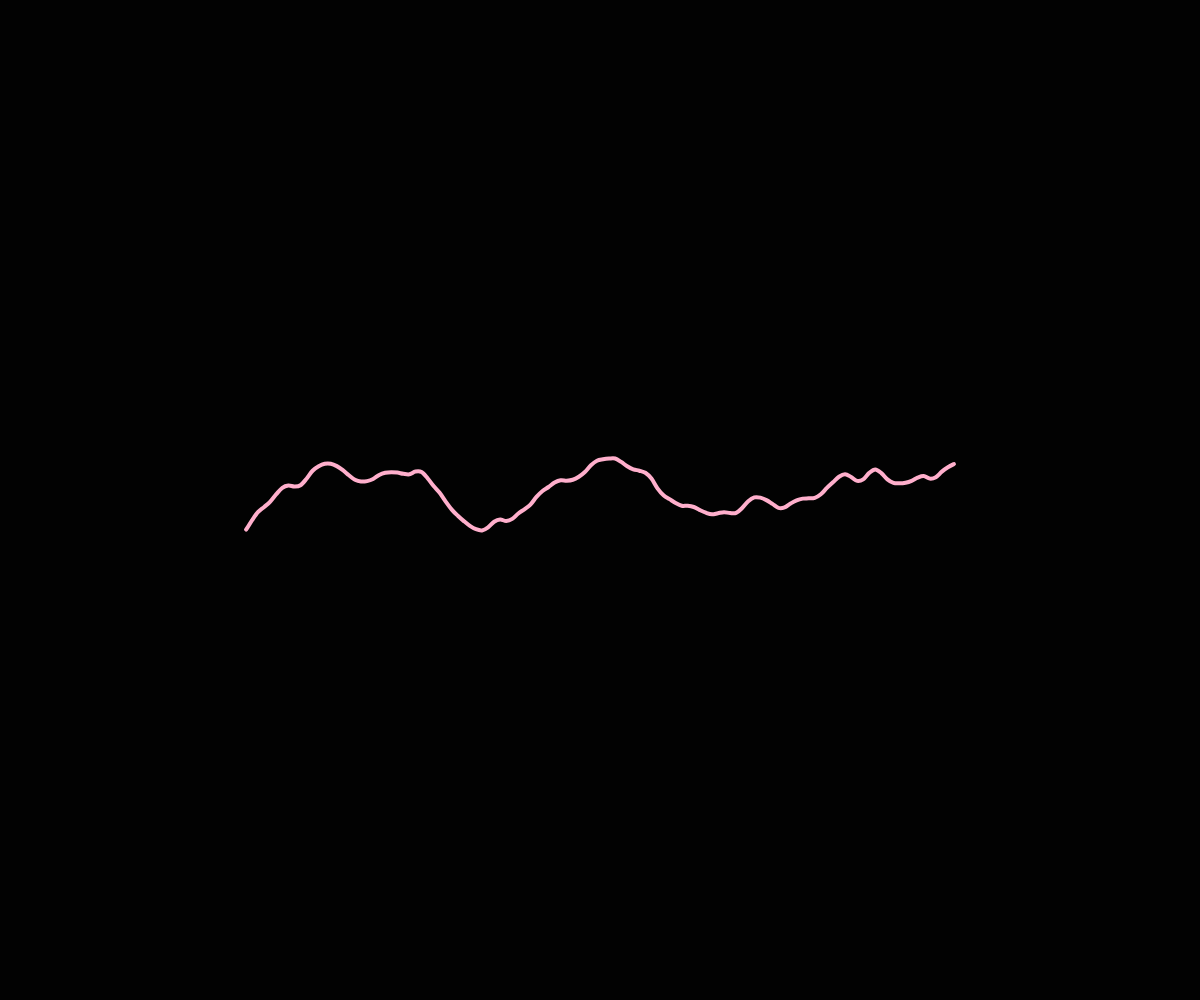
Frame 1 (no input)
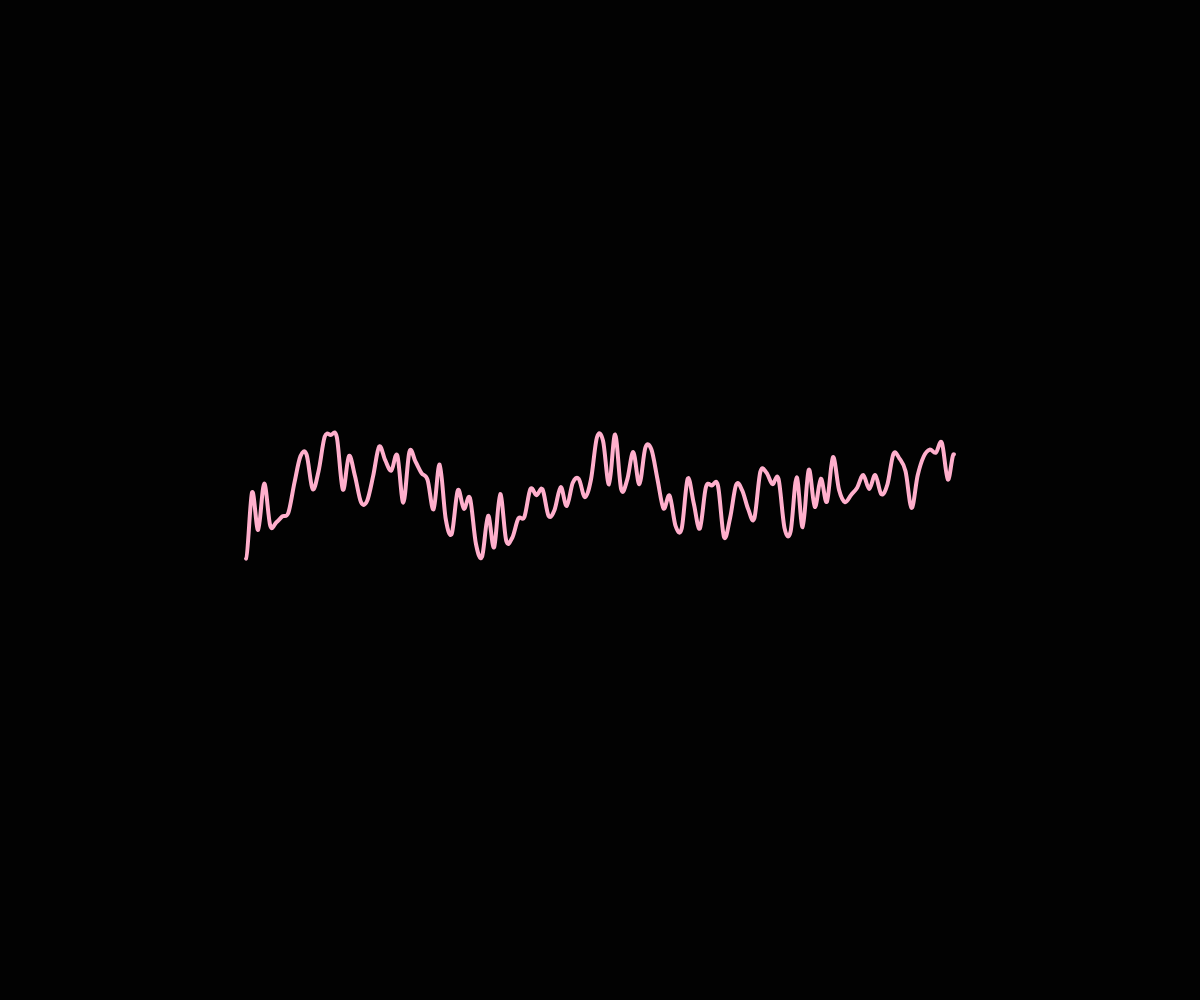
Frame 60 (no input)
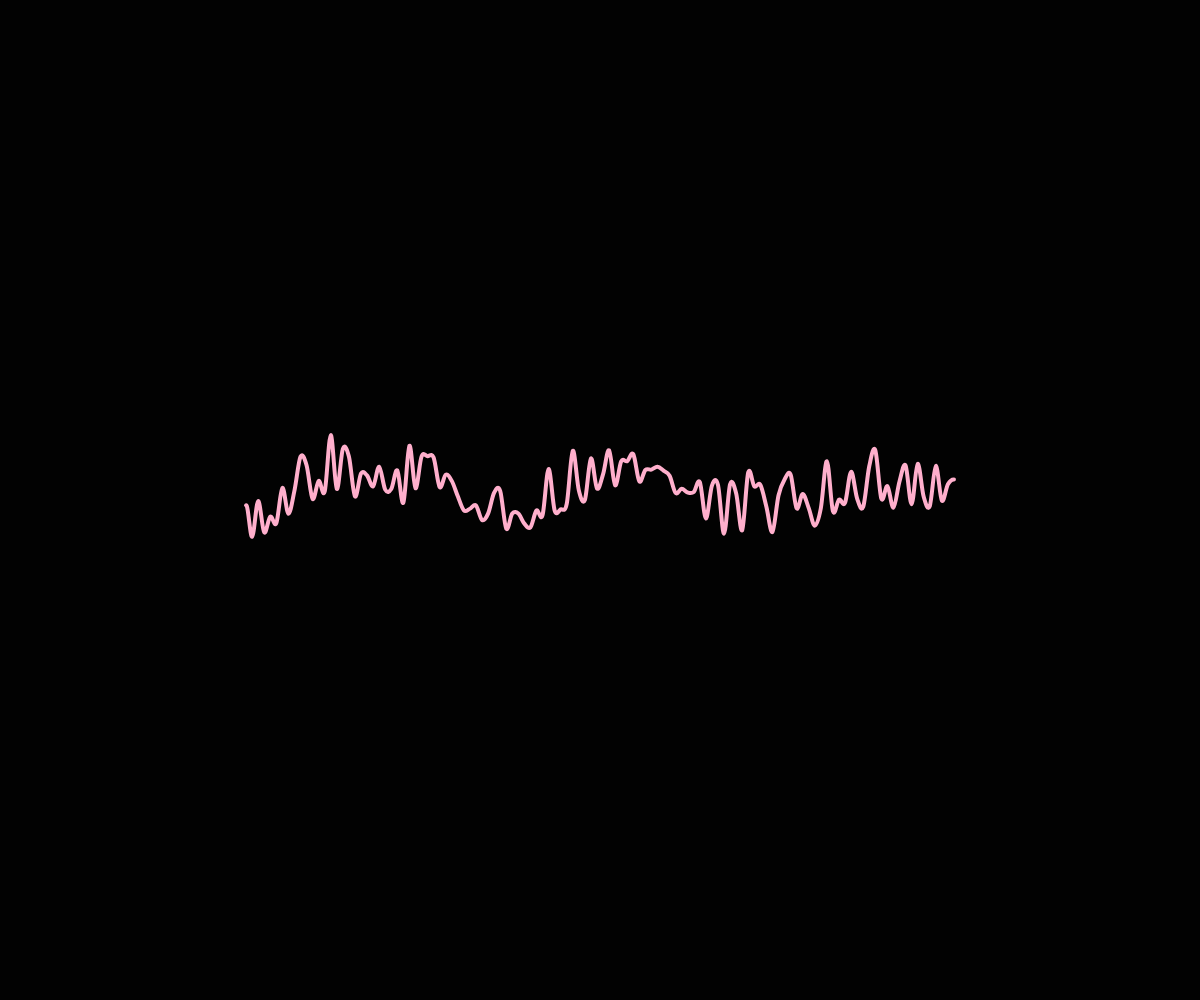
Frame 120 (the mouse pressed at the canvas centre since frame 60)

The p5.js sketch that drew these frames (run headless with seeded random() and noise() and a simulated clock; from frame 60 on, the mouse is pressed at the canvas centre):

// p5.js sketch
// ── sketch.js
let points = [];

function setup() {
  createCanvas(windowWidth, windowHeight);
  noFill();
  stroke('#ffafcc');
  strokeWeight(4);
  buildLine();
}

function draw() {
  background('#020202');
  beginShape();
  points.forEach((p) => curveVertex(p.x, p.y));
  endShape();
  animateLine();
}

function buildLine() {
  points = [];
  for (let i = 0; i < 120; i++) {
    points.push({
      x: map(i, 0, 119, width * 0.2, width * 0.8),
      y: height * 0.5 + noise(i * 0.05) * 200 - 100,
      offset: random(TWO_PI),
    });
  }
}

function animateLine() {
  const t = frameCount * 0.01;
  points.forEach((p) => {
    p.y += sin(t + p.offset) * 0.5;
  });
}

function mousePressed() {
  buildLine();
}

function windowResized() {
  resizeCanvas(windowWidth, windowHeight);
  buildLine();
}
